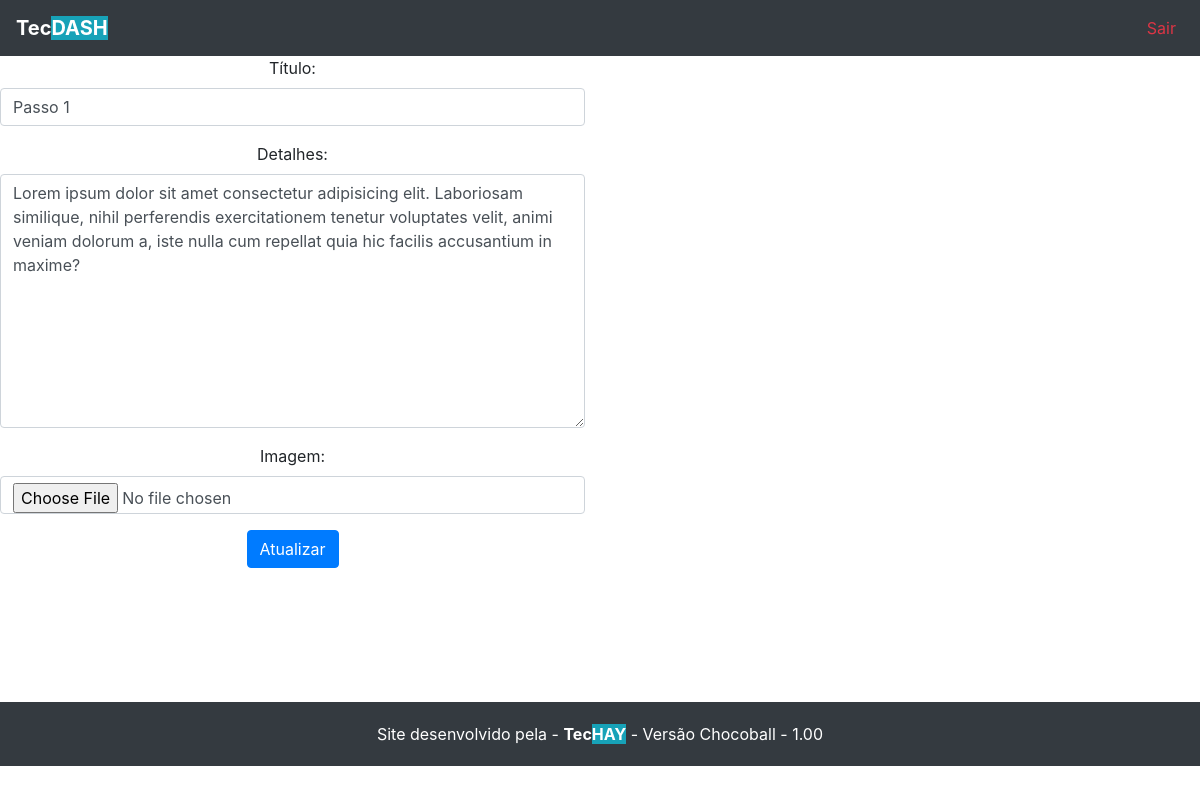
Page /dashboard/edit_how/1 on the committed database.
### principal/models.py (models this page shows, shortened)
class How_Use(models.Model):
	title = models.CharField(max_length=500, null=True)
	details = models.TextField()
	image = models.ImageField(upload_to='image/how_use')

### principal/views.py (the view)
# urls.py: path('edit_how/<int:pk>', views.edit_how, name="edit_how"),
def edit_how(request, pk):
  data = {}
  how = How_Use.objects.get(pk=pk)
  if request.method == 'POST':
    how.image.delete()
    form = HowUseForm(data=request.POST, files=request.FILES, instance=how)
    if form.is_valid():
      form.save()
      return redirect('index')
    else:
     HttpResponse(json.dumps(form.errors))
  else:
    form = HowUseForm(instance=how)
  data['form'] = form; data['how'] = how;
  return render(request, 'dashboard/how/edit-how.html', data)

### principal/forms.py
class HowUseForm(forms.ModelForm):
  class Meta:
    model = How_Use
    fields = '__all__'
    widgets = {
      'title': forms.TextInput(attrs={'class':'form-control'}),
      'details': forms.Textarea(attrs={'class':'form-control'}),
      'image': forms.FileInput(attrs={'class': 'form-control'}),
      }
    labels = {'title': "Título", 'details': "Detalhes", 'image': "Imagem" }

### principal/templates/dashboard/how/edit-how.html (shortened to what this page needs)
{% extends "base.html" %}
{% block conteudo %}
<div class="content">
	<div class="row" align="center">
		<div class="col-6">
			<form action="{% url 'edit_how' how.pk %}" method="post" enctype="multipart/form-data">
				{{form.as_p}}
				<input type="submit" class="btn btn-primary" value="Atualizar">
			</form>
		</div>
	</div>
</div>
{% endblock %}

### principal/static/assets/css/style.css (style rules this page uses)
.content { min-height: 77vh; }

### rows in the picture
How_Use: title "Passo 1", details "Lorem ipsum dolor sit amet consectetur adipisicing elit. Laboriosam similique, nihil perferendis exercitationem tenetur voluptates velit, animi veniam dolorum a, iste nulla cum repellat quia hic facilis accusantium in maxime?"
